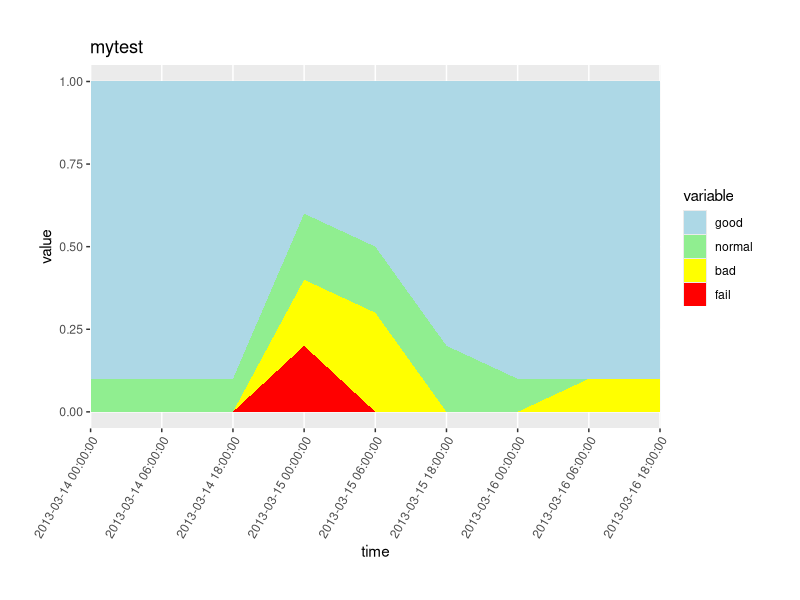

Source code (R):
require(reshape2)
require(ggplot2)
require(plyr)
require(grid)

mydata <- read.csv('stacked_area.csv', header=TRUE, sep=',')
myd <- melt(mydata, id = "time")

opt <- list()
opt$variable = c('good','normal', 'bad', 'fail')
opt$color = c('lightblue', 'lightgreen','yellow','red')


p <- ggplot(myd, aes(x=time,y=value,group=variable,fill=variable)) + 
geom_area(position="fill") +
scale_fill_manual(values = opt$color)  +
ggtitle("mytest") +
scale_x_discrete(expand = c(0, 0)) +  
coord_cartesian(ylim=c(0,1)) +
theme(axis.text.x  = element_text(angle=60, vjust=1, hjust=1),
      plot.margin = unit(c(1,1,1,1), "cm")
      )


ggsave(p, filename="stacked_area-ggplot2.png", width=12)
